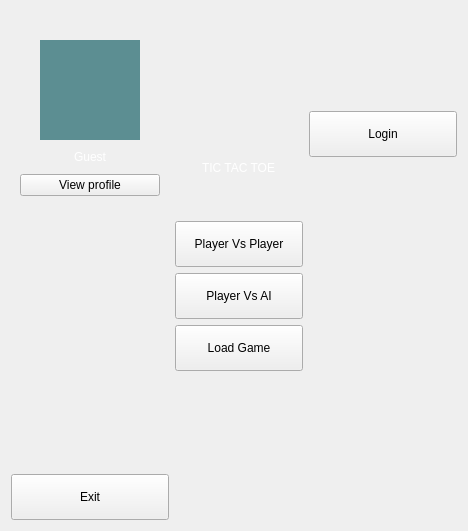
      <widget class="QWidget" name="main">
       <property name="sizePolicy">
        <sizepolicy hsizetype="Maximum" vsizetype="Preferred">
         <horstretch>0</horstretch>
         <verstretch>0</verstretch>
        </sizepolicy>
       </property>
       <property name="minimumSize">
        <size>
         <width>0</width>
         <height>531</height>
        </size>
       </property>
       <layout class="QGridLayout" name="gridLayout_main">
        <item row="0" column="1">
         <layout class="QVBoxLayout" name="verticalLayout_main_center">
          <item>
           <spacer name="verticalSpacer_main_top">
            <property name="orientation">
             <enum>Qt::Orientation::Vertical</enum>
            </property>
            <property name="sizeHint" stdset="0">
             <size>
              <width>20</width>
              <height>40</height>
             </size>
            </property>
           </spacer>
          </item>
          <item alignment="Qt::AlignmentFlag::AlignHCenter">
           <widget class="QLabel" name="label_title">
            <property name="styleSheet">
             <string notr="true">color: rgb(255, 255, 255);
font: 900 48pt &quot;Segoe UI Black&quot;;</string>
            </property>
            <property name="text">
             <string>TIC TAC TOE</string>
            </property>
           </widget>
          </item>
          <item>
           <spacer name="verticalSpacer_main_2">
            <property name="orientation">
             <enum>Qt::Orientation::Vertical</enum>
            </property>
            <property name="sizeType">
             <enum>QSizePolicy::Policy::Fixed</enum>
            </property>
            <property name="sizeHint" stdset="0">
             <size>
              <width>20</width>
              <height>40</height>
             </size>
            </property>
           </spacer>
          </item>
          <item>
           <widget class="QPushButton" name="pushButton_play_friend">
            <property name="enabled">
             <bool>true</bool>
            </property>
            <property name="minimumSize">
             <size>
              <width>128</width>
              <height>46</height>
             </size>
            </property>
            <property name="text">
             <string>Player Vs Player</string>
            </property>
           </widget>
          </item>
          <item>
           <widget class="QPushButton" name="pushButton_play_ai">
            <property name="minimumSize">
             <size>
              <width>128</width>
              <height>46</height>
             </size>
            </property>
            <property name="text">
             <string>Player Vs AI</string>
            </property>
           </widget>
          </item>
          <item>
           <widget class="QPushButton" name="pushButton_load_game">
            <property name="minimumSize">
             <size>
              <width>128</width>
              <height>46</height>
             </size>
            </property>
            <property name="text">
             <string>Load Game</string>
            </property>
           </widget>
          </item>
          <item>
           <spacer name="verticalSpacer_main_bottom">
            <property name="orientation">
             <enum>Qt::Orientation::Vertical</enum>
            </property>
            <property name="sizeHint" stdset="0">
             <size>
              <width>20</width>
              <height>40</height>
             </size>
            </property>
           </spacer>
          </item>
         </layout>
        </item>
        <item row="0" column="2">
         <layout class="QVBoxLayout" name="verticalLayout_main_right">
          <item>
           <spacer name="verticalSpacer_main_right_top">
            <property name="orientation">
             <enum>Qt::Orientation::Vertical</enum>
            </property>
            <property name="sizeType">
             <enum>QSizePolicy::Policy::Fixed</enum>
            </property>
            <property name="sizeHint" stdset="0">
             <size>
              <width>20</width>
              <height>100</height>
             </size>
            </property>
           </spacer>
          </item>
          <item>
           <widget class="QPushButton" name="pushButton_login">
            <property name="minimumSize">
             <size>
              <width>148</width>
              <height>46</height>
             </size>
            </property>
            <property name="text">
             <string>Login</string>
            </property>
           </widget>
          </item>
          <item>
           <spacer name="verticalSpacer_main_right_bottom">
            <property name="orientation">
             <enum>Qt::Orientation::Vertical</enum>
            </property>
            <property name="sizeHint" stdset="0">
             <size>
              <width>20</width>
              <height>40</height>
             </size>
            </property>
           </spacer>
          </item>
         </layout>
        </item>
        <item row="0" column="0">
         <layout class="QVBoxLayout" name="verticalLayout_main_left">
          <item>
           <widget class="QWidget" name="profileWidget" native="true">
            <layout class="QVBoxLayout" name="verticalLayout_profile">
             <property name="spacing">
              <number>10</number>
             </property>
             <item>
              <spacer name="verticalSpacer_profile_top">
               <property name="orientation">
                <enum>Qt::Orientation::Vertical</enum>
               </property>
               <property name="sizeType">
                <enum>QSizePolicy::Policy::Fixed</enum>
               </property>
               <property name="sizeHint" stdset="0">
                <size>
                 <width>20</width>
                 <height>20</height>
                </size>
               </property>
              </spacer>
             </item>
             <item>
              <layout class="QHBoxLayout" name="horizontalLayout_profile_photo">
               <item>
                <spacer name="horizontalSpacer_profile_left">
                 <property name="orientation">
                  <enum>Qt::Orientation::Horizontal</enum>
                 </property>
                 <property name="sizeType">
                  <enum>QSizePolicy::Policy::Fixed</enum>
                 </property>
                 <property name="sizeHint" stdset="0">
                  <size>
                   <width>20</width>
                   <height>20</height>
                  </size>
                 </property>
                </spacer>
               </item>
               <item>
                <widget class="QLabel" name="label_profile_photo">
                 <property name="minimumSize">
                  <size>
                   <width>100</width>
                   <height>100</height>
                  </size>
                 </property>
                 <property name="maximumSize">
                  <size>
                   <width>100</width>
                   <height>100</height>
                  </size>
                 </property>
                 <property name="styleSheet">
                  <string notr="true">border: 2px solid rgb(92, 142, 146);
background-color: rgb(92, 142, 146);</string>
                 </property>
                 <property name="text">
                  <string/>
                 </property>
                </widget>
               </item>
               <item>
                <spacer name="horizontalSpacer_profile_right">
                 <property name="orientation">
                  <enum>Qt::Orientation::Horizontal</enum>
                 </property>
                 <property name="sizeType">
                  <enum>QSizePolicy::Policy::Fixed</enum>
                 </property>
                 <property name="sizeHint" stdset="0">
                  <size>
                   <width>20</width>
                   <height>20</height>
                  </size>
                 </property>
                </spacer>
               </item>
              </layout>
             </item>
             <item>
              <widget class="QLabel" name="label_guest">
               <property name="styleSheet">
                <string notr="true">color: rgb(255, 255, 255);
font: 700 14pt &quot;Segoe UI&quot;;</string>
               </property>
               <property name="text">
                <string>Guest</string>
               </property>
               <property name="alignment">
                <set>Qt::AlignmentFlag::AlignCenter</set>
               </property>
              </widget>
             </item>
             <item>
              <widget class="QPushButton" name="pushButton_4">
               <property name="text">
                <string>View profile</string>
               </property>
              </widget>
             </item>
            </layout>
           </widget>
          </item>
          <item>
           <spacer name="verticalSpacer_main_1">
            <property name="orientation">
             <enum>Qt::Orientation::Vertical</enum>
            </property>
            <property name="sizeHint" stdset="0">
             <size>
              <width>20</width>
              <height>40</height>
             </size>
            </property>
           </spacer>
          </item>
          <item>
           <widget class="QPushButton" name="pushButton_exit">
            <property name="minimumSize">
             <size>
              <width>148</width>
              <height>46</height>
             </size>
            </property>
            <property name="text">
             <string>Exit</string>
            </property>
           </widget>
          </item>
         </layout>
        </item>
       </layout>
      </widget>
